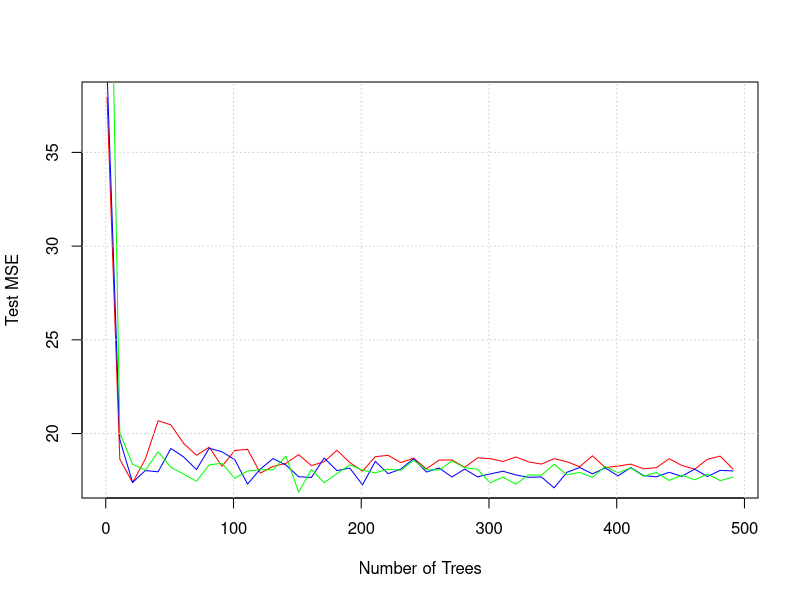

The R script that drew this image:
#
# Written by:
# -- 
# John L. Weatherwax                2009-04-21
# 
# email: wax@alum.mit.edu
# 
# Please send comments and especially bug reports to the
# above email address.
#
# EPage 348 problem 
# EPage 342
# EPage 335 figure 8.10
#
#-----

save_plots = F

if( ! require("MASS") ){ install.packages("MASS") }
if( ! require("randomForest") ){ install.packages("randomForest") }

set.seed(0)

vt100ClearScreen <- function(...) cat("\033[2J") 
vt100ClearScreen()

n = nrow(Boston)
p = ncol(Boston) - 1 # one column is the response we are trying to model i.e. "medv" 

train = sample(1:n, n/2)
test = (1:n)[-train]

ntree_to_test = seq( from=1, to=500, by=10 )

#
# For a number of mtry values and a number of trees look at the test error rate:
#


# For mtry == p:
# 
mse.bag = rep(NA,length(ntree_to_test))
for( nti in 1:length(ntree_to_test) ){
     nt = ntree_to_test[nti]
     
     # Grow a tree with "nt" trees:
     # 
     boston.bag = randomForest( medv ~ ., data=Boston, mtry=p, ntree=nt, importance=TRUE, subset=train )

     # Make predictions with this tree on the test dataset:
     # 
     y_hat = predict( boston.bag, newdata=Boston[test,] )

     mse.bag[nti] = mean( ( Boston[test,]$medv - y_hat )^2 )
}



# For mtry=p/2:
#
mse.p_over_two = rep(NA,length(ntree_to_test))
for( nti in 1:length(ntree_to_test) ){
     nt = ntree_to_test[nti]
     
     # Grow a tree with "nt" trees:
     # 
     boston.bag = randomForest( medv ~ ., data=Boston, mtry=p/2, ntree=nt, importance=TRUE, subset=train )

     # Make predictions with this tree on the test dataset:
     # 
     y_hat = predict( boston.bag, newdata=Boston[test,] )

     mse.p_over_two[nti] = mean( ( Boston[test,]$medv - y_hat )^2 )
}


# Run random forest with mtry=sqrt(p) and test on test set
#
mse.sqrt_p = rep(NA,length(ntree_to_test))
for( nti in 1:length(ntree_to_test) ){
     nt = ntree_to_test[nti]
     
     # Grow a tree with "nt" trees:
     # 
     boston.bag = randomForest( medv ~ ., data=Boston, mtry=p/2, ntree=nt, importance=TRUE, subset=train )

     # Make predictions with this tree on the test dataset:
     # 
     y_hat = predict( boston.bag, newdata=Boston[test,] )

     mse.sqrt_p[nti] = mean( ( Boston[test,]$medv - y_hat )^2 )
}



if( save_plots ){ postscript("../../WriteUp/Graphics/Chapter8/prob_7_rf_various_mtry_values.eps", onefile=FALSE, horizontal=FALSE) }

plot( ntree_to_test, mse.bag, xlab='Number of Trees', ylab='Test MSE', col='red', type='l' )
lines( ntree_to_test, mse.p_over_two, xlab='Number of Trees', ylab='Test MSE', col='blue', type='l' )
lines( ntree_to_test, mse.sqrt_p, xlab='Number of Trees', ylab='Test MSE', col='green', type='l' )
grid()

if( save_plots ){ dev.off() }

